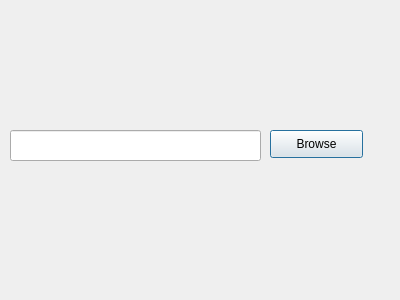
<?xml version="1.0" encoding="UTF-8"?>
<ui version="4.0">
 <class>Dialog</class>
 <widget class="QDialog" name="Dialog">
  <property name="geometry">
   <rect>
    <x>0</x>
    <y>0</y>
    <width>400</width>
    <height>300</height>
   </rect>
  </property>
  <property name="windowTitle">
   <string>Dialog</string>
  </property>
  <widget class="QLineEdit" name="foldername">
   <property name="geometry">
    <rect>
     <x>10</x>
     <y>130</y>
     <width>251</width>
     <height>31</height>
    </rect>
   </property>
  </widget>
  <widget class="QPushButton" name="Browse">
   <property name="geometry">
    <rect>
     <x>270</x>
     <y>130</y>
     <width>93</width>
     <height>28</height>
    </rect>
   </property>
   <property name="text">
    <string>Browse</string>
   </property>
  </widget>
 </widget>
 <resources/>
 <connections/>
</ui>
